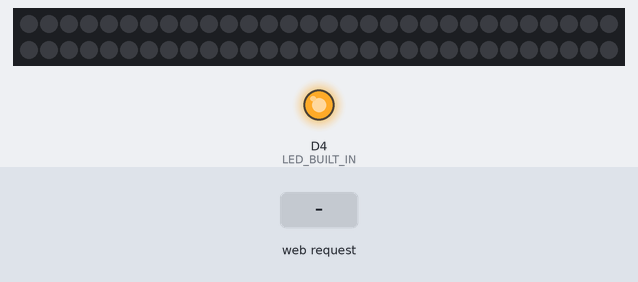
The sketch below on a simulated ESP8266 (NodeMCU). On the bench: 60 RGB LEDs in strip order, left to right, continuing on the next row, output pins drawn as LEDs (lit = HIGH). Inputs (shaded band) come from the test bench. WiFi joins after 1.5 s; servers stay silent unless stated; what the sketch prints to the serial monitor is not drawn.

Above: at 4.3 s.
4.4 s: HTTP request GET /lightBubble?status=1 received
At 4.7 s:
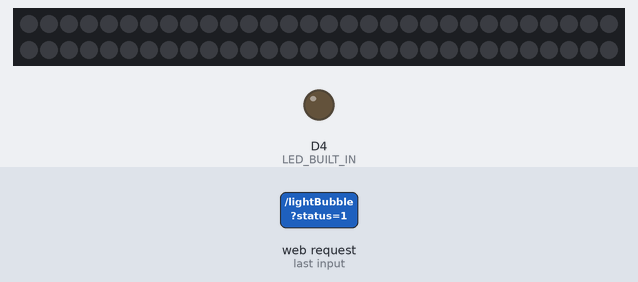
5.9 s: HTTP request GET /lightBubble?status=0 received
At 7.0 s:
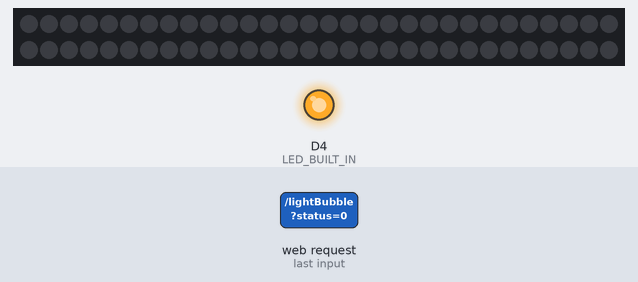
Timing chart, 0 to 8.9 s (numbered marks = the images above; inputs shaded):
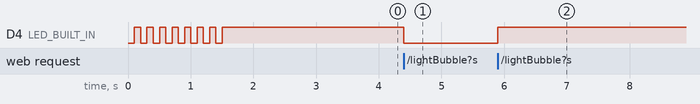

The sketch:

IotProject.ino
```cpp
/*
 Name:		IotProject.ino
 Created:	2/28/2020 3:44:53 PM
 Author:	O.Ketabchi
*/

#include <ESP8266WiFi.h>
#include <Esp8266WebServer.h>
#include <WS2812FX.h>
#include "LedStrip.h"


#define LED_BUILT_IN 2

ESP8266WebServer server(80);
//Adafruit_NeoPixel pixels = Adafruit_NeoPixel(180, D1, NEO_GRB + NEO_KHZ800);
LedStrip ledStrip(60, D1);

// the setup function runs once when you press reset or power the board
void setup() {
	char ssid[32 + 1] = "Target1";
	char password[64 + 1] = "14125518588";

	pinMode(LED_BUILT_IN, OUTPUT);


	//pixels.begin();
	Serial.begin(115200);

	WiFi.disconnect();
	WiFi.begin(ssid, password);

	while (WiFi.status() != WL_CONNECTED)
	{
		Serial.print(".");

		digitalWrite(LED_BUILT_IN, LOW);
		delay(100);
		digitalWrite(LED_BUILT_IN, HIGH);
		delay(100);
	}

	Serial.println();
	Serial.println("connected");
	Serial.printf("Local IP:%s\n", WiFi.localIP().toString().c_str());
	Serial.printf("Gateway IP:%s\n", WiFi.gatewayIP().toString().c_str());
	Serial.printf("SubnetMask IP:%s\n", WiFi.subnetMask().toString().c_str());
	Serial.printf("PSK:%s\n", WiFi.psk().c_str());
	Serial.printf("macAddress:%s\n", WiFi.macAddress().c_str());

	server.begin();
	server.on("/lightBubble", manageLightBulb);
	server.on("/ledStrip", manageLedStrip);
}

// the loop function runs over and over again until power down or reset
void loop() {

	server.handleClient();

	ledStrip.startEffectMode();
}

void manageLightBulb()
{
	//Serial.println(server.args());

	if (server.hasArg("status"))
	{
		//Serial.println("hasArg");
		int count = server.args();

		if (count != 1)
		{
			//Serial.println("count != 1");
			server.send(400, "text/plain", "inavalid parameter bulb");
		}
		else
		{
			//Serial.println("else");
			for (uint8 i = 0; i < count; i++)
			{
				server.argName(i);
				server.arg(i);

				if (server.argName(i) == "status")
				{
					//Serial.println("==");
					digitalWrite(LED_BUILT_IN, (server.arg(i).toInt() == 0) ? HIGH : LOW);
					server.send(200, "text/plain", "valid parameter bulb");
				}
			}
		}
	}
}

void manageLedStrip()
{
	uint8 red = 0;
	uint8 green = 0;
	uint8 blue = 0;
	uint8 effect = 0;
	uint8 brightness;
	uint8 speed;
	uint8 effectMode;
	char buffer[100] = { 0 };
	bool moreEffect = false;

	//http://192.168.43.203/ledStrip?red=216&green=24&blue=36&effect=6&speed=197&brightness=59
	Serial.println("manageLedStrip");

	//ledStrip.stopEffectMode();

	if (server.hasArg("red") &&
		server.hasArg("green") &&
		server.hasArg("blue") &&
		server.hasArg("effect") &&
		server.hasArg("speed") &&
		server.hasArg("brightness"))
	{
		red = server.arg("red").toInt();
		green = server.arg("green").toInt();
		blue = server.arg("blue").toInt();
		brightness = server.arg("brightness").toInt();
		speed = server.arg("speed").toInt();
		effectMode = server.arg("effect").toInt();

		uint8 count = server.args();

		if (count != 6)
		{
			Serial.println("count != 6");
			server.send(400, "text/plain", "inavalid parameter led");
		}
		else
		{
			Serial.println("manageLedStrip else");

			sprintf(buffer, "%d,%d,%d-%d,%d", red, green, blue, speed, brightness);
			server.send(200, "text/plain", buffer);

			ledStrip.manageLeds(red, green, blue);
			ledStrip.manageLedEffecs(red, green, blue, brightness, speed, effectMode);
		}

	}
	delay(100);
}
```

LedStrip.h
```cpp
#ifndef LED_STRIP_H
#define LED_STRIP_H

#include <Adafruit_NeoPixel.h>
#include <WS2812FX.h>

class LedStrip {

public:
	LedStrip(uint8 numberOfLed, uint8 pin);
	void manageLeds(uint8 red, uint8 green, uint8 blue);
	void setLedAndpin(uint8 numberOfLed, uint8 pin);
	void manageLedEffecs(uint8 red, uint8 green, uint8 blue, uint8 brightness, uint8 speed, uint8 mode);
	void stopEffectMode();
	void startEffectMode();
private:
	//uint8 red;
	//uint8 green;
	//uint8 blue;
	//uint8 brightness;
	//uint8 speed;
	uint8 numberOfLed;
	uint8 pin;
	Adafruit_NeoPixel pixels;
	WS2812FX ws2812fx;


	void intiLed();
};


#endif //LED_STRIP_H
#pragma once
```

LedStrip.ino
```cpp
#include <Adafruit_NeoPixel.h>
#include "LedStrip.h"

LedStrip::LedStrip(uint8 numberOfLed, uint8 pin) :ws2812fx(numberOfLed, pin, NEO_GRB + NEO_KHZ800)
{
	setLedAndpin(numberOfLed, pin);

	intiLed();
}

void LedStrip::intiLed()
{
	pixels = Adafruit_NeoPixel(numberOfLed, pin, NEO_GRB + NEO_KHZ800);

	pixels.begin();
}

void LedStrip::manageLeds(uint8 red, uint8 green, uint8 blue)
{
	for (uint8 i = 0; i < numberOfLed; i++)
	{
		pixels.setPixelColor(i, pixels.Color(red, green, blue));

		pixels.show();

		delay(50);
	}
}

void LedStrip::setLedAndpin(uint8 numberOfLed, uint8 pin)
{
	this->pin = pin;
	this->numberOfLed = numberOfLed;
}

void LedStrip::manageLedEffecs(uint8 red, uint8 green, uint8 blue, uint8 brightness, uint8 speed, uint8 mode)
{
	ws2812fx.setBrightness(brightness);
	ws2812fx.setSpeed(speed);
	ws2812fx.setColor(red, green, blue);
	ws2812fx.setMode(mode);
	ws2812fx.start();
}

void LedStrip::stopEffectMode()
{
	ws2812fx.stop();
}

void LedStrip::startEffectMode()
{
	ws2812fx.service();
}
```

lightBulb.ino
```cpp

```

Measured:
- after the input at 4.4 s, D4 (LED_BUILT_IN): HIGH → LOW at once
- after the input at 5.9 s, D4 (LED_BUILT_IN): LOW → HIGH at once
